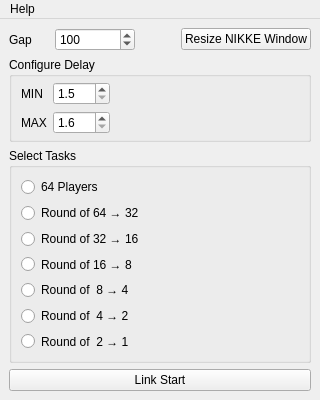
<?xml version="1.0" encoding="UTF-8"?>
<ui version="4.0">
 <class>MainWindow</class>
 <widget class="QMainWindow" name="MainWindow">
  <property name="geometry">
   <rect>
    <x>0</x>
    <y>0</y>
    <width>320</width>
    <height>400</height>
   </rect>
  </property>
  <property name="sizePolicy">
   <sizepolicy hsizetype="Preferred" vsizetype="Preferred">
    <horstretch>0</horstretch>
    <verstretch>0</verstretch>
   </sizepolicy>
  </property>
  <property name="minimumSize">
   <size>
    <width>320</width>
    <height>400</height>
   </size>
  </property>
  <property name="maximumSize">
   <size>
    <width>300</width>
    <height>400</height>
   </size>
  </property>
  <property name="windowTitle">
   <string>NIKKE Data Collector</string>
  </property>
  <widget class="QWidget" name="centralwidget">
   <property name="enabled">
    <bool>true</bool>
   </property>
   <layout class="QVBoxLayout" name="appLayout">
    <item>
     <layout class="QHBoxLayout" name="horizontalLayout" stretch="1,2,0,2">
      <item>
       <widget class="QLabel" name="label_3">
        <property name="text">
         <string>Gap</string>
        </property>
       </widget>
      </item>
      <item>
       <widget class="QSpinBox" name="gapSpin">
        <property name="minimum">
         <number>20</number>
        </property>
        <property name="maximum">
         <number>1000</number>
        </property>
        <property name="singleStep">
         <number>5</number>
        </property>
        <property name="value">
         <number>100</number>
        </property>
       </widget>
      </item>
      <item>
       <spacer name="horizontalSpacer_3">
        <property name="orientation">
         <enum>Qt::Orientation::Horizontal</enum>
        </property>
        <property name="sizeHint" stdset="0">
         <size>
          <width>40</width>
          <height>20</height>
         </size>
        </property>
       </spacer>
      </item>
      <item>
       <widget class="QPushButton" name="resizeWindowBtn">
        <property name="text">
         <string>Resize NIKKE Window</string>
        </property>
       </widget>
      </item>
     </layout>
    </item>
    <item>
     <widget class="QGroupBox" name="groupBox_2">
      <property name="title">
       <string>Configure Delay</string>
      </property>
      <layout class="QGridLayout" name="gridLayout">
       <property name="leftMargin">
        <number>9</number>
       </property>
       <property name="topMargin">
        <number>5</number>
       </property>
       <property name="bottomMargin">
        <number>5</number>
       </property>
       <item row="0" column="1">
        <widget class="QDoubleSpinBox" name="delayMinSpin">
         <property name="decimals">
          <number>1</number>
         </property>
         <property name="minimum">
          <double>1.500000000000000</double>
         </property>
        </widget>
       </item>
       <item row="0" column="0">
        <widget class="QLabel" name="label">
         <property name="text">
          <string>MIN</string>
         </property>
        </widget>
       </item>
       <item row="1" column="0">
        <widget class="QLabel" name="label_2">
         <property name="text">
          <string>MAX</string>
         </property>
        </widget>
       </item>
       <item row="1" column="1">
        <widget class="QDoubleSpinBox" name="delayMaxSpin">
         <property name="decimals">
          <number>1</number>
         </property>
         <property name="minimum">
          <double>1.600000000000000</double>
         </property>
         <property name="maximum">
          <double>10.000000000000000</double>
         </property>
        </widget>
       </item>
       <item row="0" column="2">
        <spacer name="horizontalSpacer">
         <property name="orientation">
          <enum>Qt::Orientation::Horizontal</enum>
         </property>
         <property name="sizeHint" stdset="0">
          <size>
           <width>40</width>
           <height>20</height>
          </size>
         </property>
        </spacer>
       </item>
       <item row="1" column="2">
        <spacer name="horizontalSpacer_2">
         <property name="orientation">
          <enum>Qt::Orientation::Horizontal</enum>
         </property>
         <property name="sizeHint" stdset="0">
          <size>
           <width>40</width>
           <height>20</height>
          </size>
         </property>
        </spacer>
       </item>
      </layout>
     </widget>
    </item>
    <item>
     <widget class="QGroupBox" name="groupBox">
      <property name="title">
       <string>Select Tasks</string>
      </property>
      <layout class="QVBoxLayout" name="verticalLayout_4">
       <item>
        <widget class="QRadioButton" name="crawl_players_btn">
         <property name="text">
          <string>64 Players</string>
         </property>
        </widget>
       </item>
       <item>
        <widget class="QRadioButton" name="crawl_64_32_btn">
         <property name="text">
          <string>Round of 64 → 32</string>
         </property>
        </widget>
       </item>
       <item>
        <widget class="QRadioButton" name="crawl_32_16_btn">
         <property name="text">
          <string>Round of 32 → 16</string>
         </property>
        </widget>
       </item>
       <item>
        <widget class="QRadioButton" name="crawl_16_8_btn">
         <property name="text">
          <string>Round of 16 → 8</string>
         </property>
        </widget>
       </item>
       <item>
        <widget class="QRadioButton" name="crawl_8_4_btn">
         <property name="text">
          <string>Round of  8 → 4</string>
         </property>
        </widget>
       </item>
       <item>
        <widget class="QRadioButton" name="crawl_4_2_btn">
         <property name="text">
          <string>Round of  4 → 2</string>
         </property>
        </widget>
       </item>
       <item>
        <widget class="QRadioButton" name="crawl_2_1_btn">
         <property name="text">
          <string>Round of  2 → 1</string>
         </property>
        </widget>
       </item>
      </layout>
     </widget>
    </item>
    <item>
     <widget class="QPushButton" name="startBtn">
      <property name="text">
       <string>Link Start</string>
      </property>
     </widget>
    </item>
   </layout>
  </widget>
  <widget class="QMenuBar" name="menubar">
   <property name="geometry">
    <rect>
     <x>0</x>
     <y>0</y>
     <width>320</width>
     <height>33</height>
    </rect>
   </property>
   <widget class="QMenu" name="helpMenu">
    <property name="title">
     <string>Help</string>
    </property>
    <addaction name="actionAbout"/>
   </widget>
   <addaction name="helpMenu"/>
  </widget>
  <action name="actionAbout">
   <property name="text">
    <string>About</string>
   </property>
  </action>
 </widget>
 <resources/>
 <connections/>
</ui>
